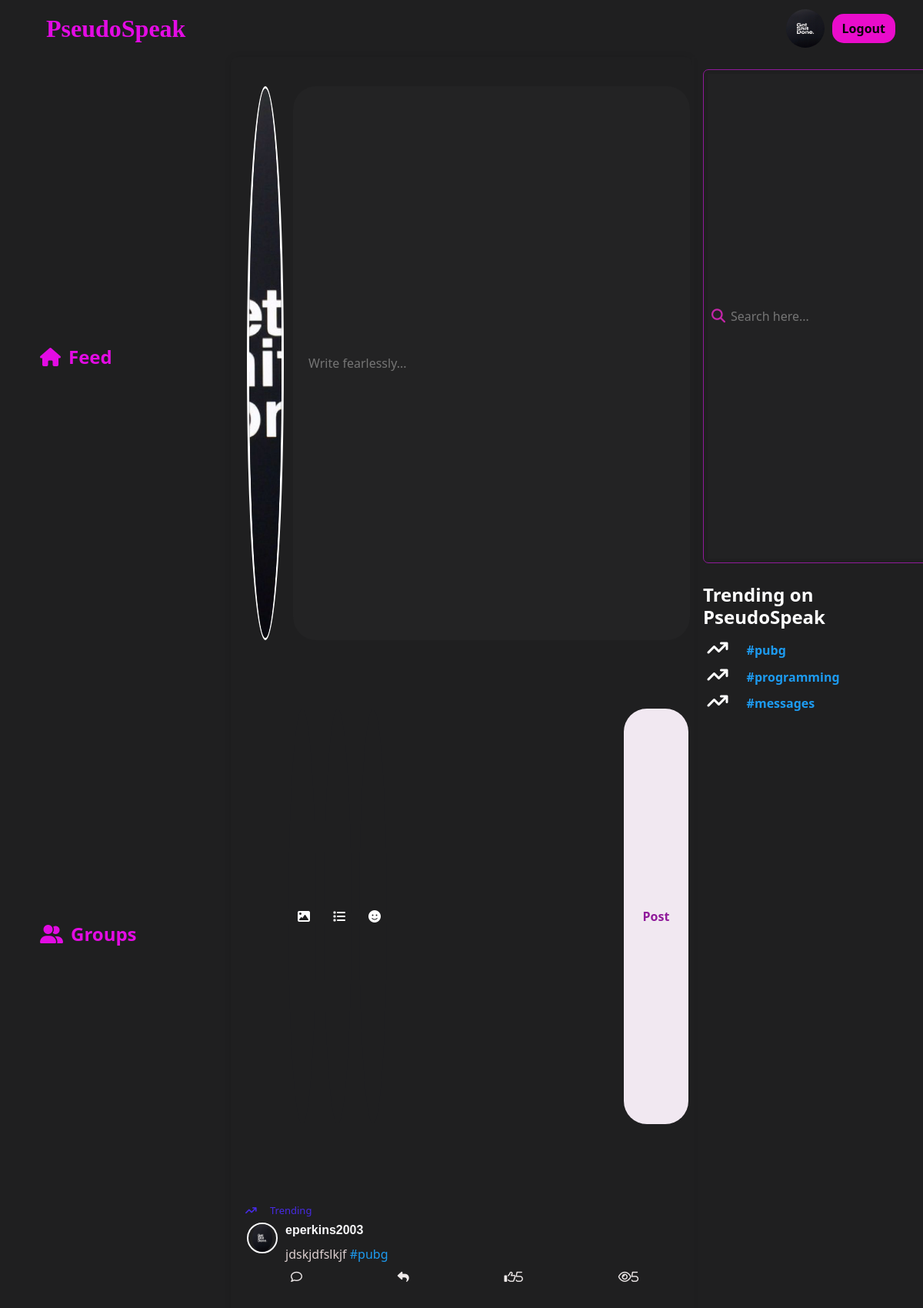
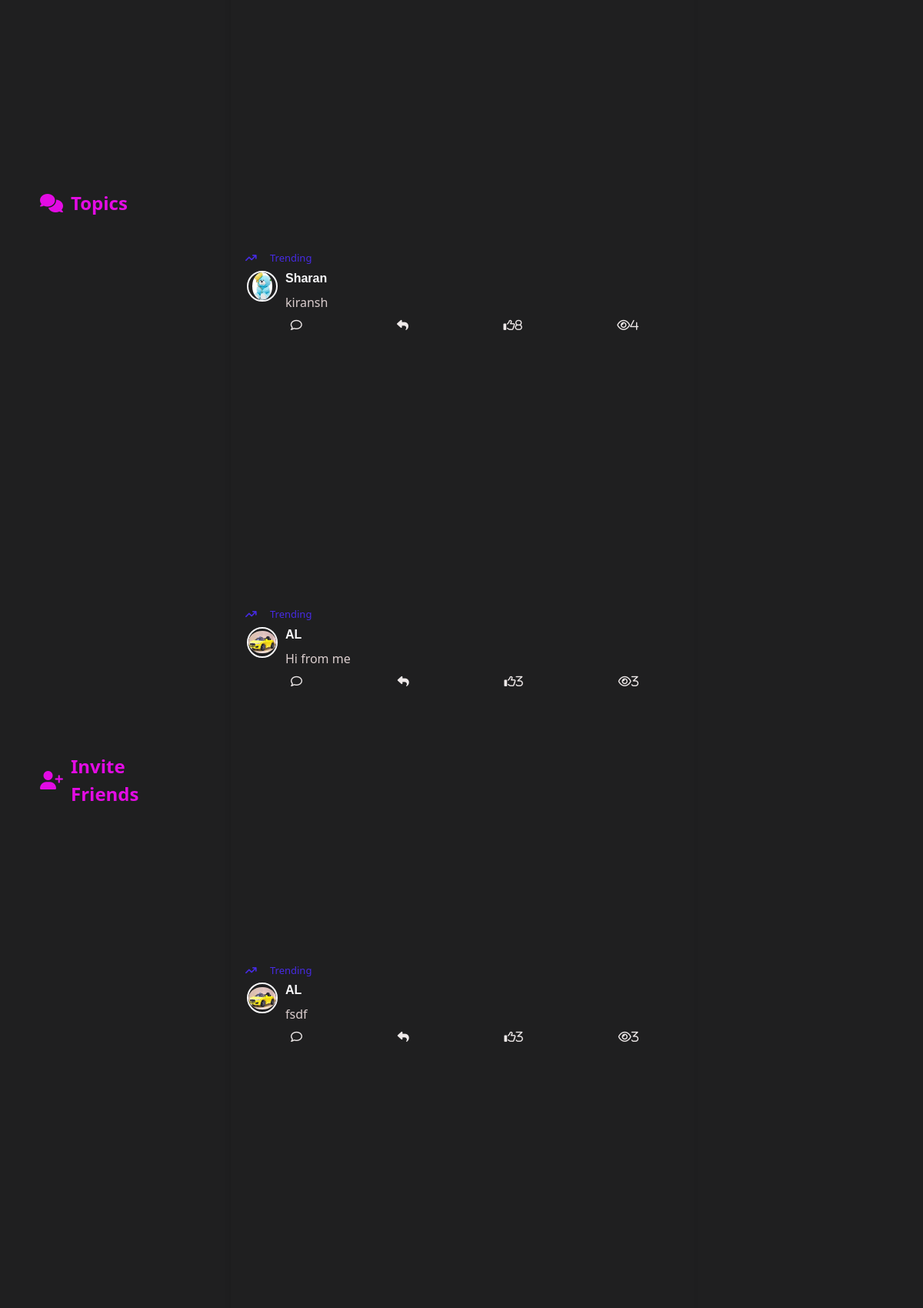
/ (signed in, upper part), run on the app's committed database (2 pictures, top to bottom).
### main/models.py (models this page shows, shortened)
class Profile(models.Model):
    user=models.OneToOneField(User,null=True,on_delete=models.CASCADE)
    profile_img=models.ImageField(null=True,blank=True,upload_to='images/')
    bio=models.CharField(null=True,max_length=512)
    follow=models.ManyToManyField(User,related_name='follow')
    following=models.ManyToManyField(User,related_name='following')

class TrendingMessage(models.Model):
    user=models.ForeignKey(User,null=True,on_delete=models.CASCADE)
    content=models.TextField()
    image=models.ImageField(null=True,blank=True,upload_to="images/")
    likes=models.IntegerField(null=True,default=0)
    userLiked=models.ManyToManyField(User,related_name='user_like')
    view_count=models.IntegerField(null=True,default=0)
    viewed=models.ManyToManyField(User,related_name='viewed')
    hashtags=models.ManyToManyField('Hashtag')
    date_added = models.DateTimeField(auto_now_add=True,null=True)
    parent_message = models.ForeignKey('self', null=True, blank=True, on_delete=models.CASCADE, related_name='replies')
    class Meta:
        ordering = ('-date_added',)

class Hashtag(models.Model):
    tag=models.CharField(max_length=255)
    count=models.IntegerField(default=1,null=True)
    class Meta:
        ordering = ('-count',)

### main/views.py (the view)
# urls.py: path("",views.index,name="index"),
@login_required(login_url="login_or_signup_view")
def index(request):
    messages = TrendingMessage.objects.filter(parent_message=None).order_by(
        "-view_count"
    )
    hashtags = Hashtag.objects.all()[:3]
    return render(
        request, "main/index.html", {"messages": messages, "hashtags": hashtags}
    )

### main/templates/main/index.html (shortened to what this page needs)
{% extends 'main/base.html' %}
{% block content %}
<div class="col-6 content-1b content-scroll">
  <div class="msgbox">
    <form>
      <div class="msgbox-input">
        <div class="msgbox-img ">
          <img src="{{user.profile.profile_img.url}}" alt="">
        </div>
        <input id="data1" type="text" placeholder="Write fearlessly...">
      </div>
      <div class="msg-con row">
        <button type="button" id="uploadButton" class="msgbox-btn2 col-2 align-self-center"><i class="fa-solid fa-image"
            onclick="uploadImage()"></i></button>
        <button class="msgbox-btn2 col-2 align-self-center"><i class="fa-solid fa-list"></i></button>
        <button class="msgbox-btn2 col-2 align-self-center" id="emoji-button"><i class="fa-solid fa-face-smile"></i></button>
        <button class="msgbox-btn btn align-self-center" id="post-msg">Post</button>
      </div>
      {% for m in messages %}
      <div id="message-output" class="msg-output-main row">
        <div class="msgbox-trendings">
          <span><i class="fa-solid fa-arrow-trend-up"></i>Trending</span>
        </div>
        <div class="msg-output">
          <div class="msg-output-img">
            <img src="{{m.user.profile.profile_img.url}}" alt="Profile Picture" id="profile-img" data-img-id="{{m.user.username}}">
          </div>
          <div class="msg-output-details">
            <h5>{{m.user.username}}</h5>
            <p>{{m.content}}</p>
          </div>
        </div>
        <div class="msg-output-icons">
          <i class="far fa-comment" id="comment" data-message-id="{{m.pk}}"></i>
          <i class="fa-solid fa-reply"></i>
          <i class="far fa-thumbs-up" id="likes" data-likes-id="{{m.pk}}">{{m.likes}}</i>
          <i class="fa-regular fa-eye" id="views" data-views-id="{{m.pk}}">{{m.view_count}}</i>
        </div>
      </div>
      {% endfor %}
    </form>
  </div>
</div>
<div class="col-3 content-1a">
  <div class="search-container">
    <input type="text" name="search-input" class="search-input" id="search-input" placeholder="Search here...">
    <i class="fas fa-search search-icon" id="search-icon"></i>
  </div>
  <div class="trending">
    <h4 class="trending-heading">Trending on PseudoSpeak</h4>
    <div class="trending-topics">
      {% for tag in hashtags %}
      <div class="t1">
        <span><i class="fa-solid fa-arrow-trend-up"></i></span>
        <a href="#" class="trends" style="cursor: pointer;" data-tag="{{tag.tag}}">{{ tag.tag}}</a>
      </div>
      {% endfor %}
    </div>
  </div>
</div>
</div>
</div>
{% endblock %}

### main/templates/main/base.html (shortened to what this page needs)
{% load static %}
<!DOCTYPE html>
<html lang="en">
  <head>
    <link
      href="https://cdn.jsdelivr.net/npm/bootstrap@5.3.1/dist/css/bootstrap.min.css"
      rel="stylesheet"
    />
    <link rel="stylesheet" href="{% static 'main/css/index.css' %}" />
  </head>
  <body>
    <nav class="navbar navbar-expand-lg bg-body-tertiary">
      <div class="container-fluid">
        <a class="navbar-brand ms-5 nav-logo" href="{% url 'index' %}"
          >PseudoSpeak</a
        >
        <div class="collapse navbar-collapse" id="navbarSupportedContent">
          {% if user.is_authenticated %}
          <img
            id="profile_img_navbar"
            src="{{ request.user.profile.profile_img.url }}"
            alt=""
            style="
              width: 50px;
              height: 50px;
              border-radius: 50%;
              margin-right: 10px;
            "
          />
          <a href="{% url 'logout' %}" class="btn signbtn me-4">Logout</a>
          {% else %}
          <a href="{% url 'login_or_signup_view' %}" class="btn signbtn me-4"
            >Sign in</a
          >
          {% endif %}
        </div>
      </div>
    </nav>
    <div class="container-fluid">
      <div class="row content-1">
        <div class="col-3 content-1a">
          <ul>
            <li class="active">
              <i class="fa-solid fa-house"></i
              ><a href="{% url 'index' %}">Feed</a>
            </li>
            <li>
              <i class="fa-solid fa-user-group"></i
              ><a href="{% url 'rooms' name='recommended' %}">Groups</a>
            </li>
            <li><i class="fa-solid fa-comments"></i>Topics</li>
            <li><i class="fa-solid fa-user-plus"></i>Invite Friends</li>
            <li>
            </li>
          </ul>
        </div>
    {% block content %} {% endblock %}
  </body>
</html>

### main/static/main/css/index.css (style rules this page uses)
body { background: #1f1f20; color: white; overflow: hidden; }
.nav-logo { color: rgba(233, 11, 233, 0.973); font-size: xx-large; font-weight: bolder; font-family: serif; }
.navbar.bg-body-tertiary { background-color: transparent !important; color: white; }
.signbtn { background-color: #e90ccb; color: rgb(5, 5, 5); border-radius: 15px; font-family: "Segoe UI", Tahoma, Geneva, Verdana, sans-serif; font-weight: bold; }
.content-1 { height: 90vh; }
.content-1b { border: 1px solid #1f1f20; height: 100vh; }
.content-1a { border: 2px solid #1f1f20; height: 90vh; }
.content-1a ul li { list-style: none; margin: 30px 18px; font-size: x-large; font-weight: 600; border-radius: 30px; padding-left: 20px; padding-top: 5px; height: 8vh; background: none; }
.content-1a ul { list-style-type: none; padding: 0; }
.content-1a li { display: flex; align-items: center; color: rgba(233, 11, 233, 0.973); background-color: transparent; padding: 10px 15px; cursor: pointer; transition: background-color 0.2s ease; }
.content-1a i.fa-solid { font-size: 24px; margin-right: 10px; }
.content-1a li a { color: rgba(233, 11, 233, 0.973); text-decoration: none; }
.search-container { display: flex; align-items: center; border: 1px solid #901a9b; border-radius: 7px; width: 300px; margin-top: 5%; padding: 5px; position: relative; }
.search-input { height: 7vh; flex-grow: 1; border: none; outline: none; font-size: 16px; background: hsla(0, 0%, 53%, 0.04); color: #ccc; padding-left: 30px; }
.search-icon { position: absolute; left: 10px; top: 50%; transform: translateY(-50%); color: #c426a9; font-size: 18px; }
.trending { margin-top: 10%; }
.trending-heading { margin-top: 5%; font-weight: bolder; }
.trending-topics { padding: 2%; }
.trends { padding-left: 10px; }
.t1 { margin-bottom: 3%; }
.t1 a { font-weight: bold; text-decoration: none; color: rgb(29, 155, 240);; }
.msgbox { display: flex; margin-top: 3%; }
.msgbox-input { display: flex; width: 48vw; justify-content: space-between; }
.msgbox-input input { width: 43vw; background: hsla(0, 0%, 53%, 0.04); outline: none; border: none; color: white; padding-left: 20px; border-radius: 30px; }
.msgbox-img { width: 4vw; height: 8vh; overflow: hidden; border-radius: 50%; border: 3px solid #fff; }
.msgbox-img img { width: 100%; height: 100%; object-fit: cover; }
.msg-con { display: flex; border-bottom: 2px solid #1f1f20; height: 8vh; }
.msgbox-btn { background-color: #f1e8f1; color: #901a9b; border-radius: 30px; width: 7vw; height: 6vh; margin-left: auto; margin-right: 14px; font-weight: bold; }
.msgbox-btn2 { border-radius: 50%; width: 3vw; height: 6vh; background-color: #1f1f20; border: none; color: white; margin-right: 10px; }
.msgbox-btn2:first-child { margin-left: 11%; }
.msgbox-trendings { padding-left: 10px; font-size: 13px; font-weight: 500; color: rgb(71, 43, 228); margin-top: 2%; }
.msgbox-trendings i { padding-right: 3%; }
.msg-output { display: flex; margin-top: 1%; align-items: flex-start; }
.msg-output-img { min-width: 40px; width: 40px; height: 40px; margin-right: 10px; border-radius: 50%; overflow: hidden; display: flex; align-items: center; justify-content: center; border: 2px solid #f8f8fa; }
.msg-output-img img { max-width: 100%; max-height: 100%; border-radius: 50%; }
.msg-output-details { flex-grow: 1; color: #f8f8fa; }
.msg-output-details h5 { font-size: 16px; font-weight: bold; margin-bottom: 5px; font-family: Verdana, Geneva, Tahoma, sans-serif; }
.msg-output-details p { font-size: 14px; margin: 0; }
.msg-output-main { border-bottom: 2px solid #1f1f20; }
.msg-output-icons { display: flex; flex-direction: row; align-items: flex-start; margin-top: 10px; justify-content: space-around; height: 4vh; }
.msg-output-icons i { margin-right: 10px; font-size: 15px; color: #f7f1f1f5; }
.content-scroll { height: 100vh; overflow-y: auto; }
.content-1b { background-color: #1f1f20; padding: 20px; border-radius: 10px; box-shadow: 0 0 10px rgba(0, 0, 0, 0.1); }
.content-1b p:nth-child(2) { font-size: 16px; color: #dbcece; }
.content-1b p { font-size: 14px; line-height: 1.5; margin-top: 10px; color: #ddc6c6; }
a { color: white; text-decoration: none; }

### data on the page
TrendingMessage: user.profile.profile_img (picture), user.username "eperkins2003", likes "5", view_count "5"
TrendingMessage: user.profile.profile_img (picture), user.username "Sharan", likes "8", view_count "4"
TrendingMessage: user.profile.profile_img (picture), user.username "AL", likes "3", view_count "3"
TrendingMessage: user.profile.profile_img (picture), user.username "AL", likes "3", view_count "3"
Hashtag: tag "#pubg"
Hashtag: tag "#programming"
Hashtag: tag "#messages"
